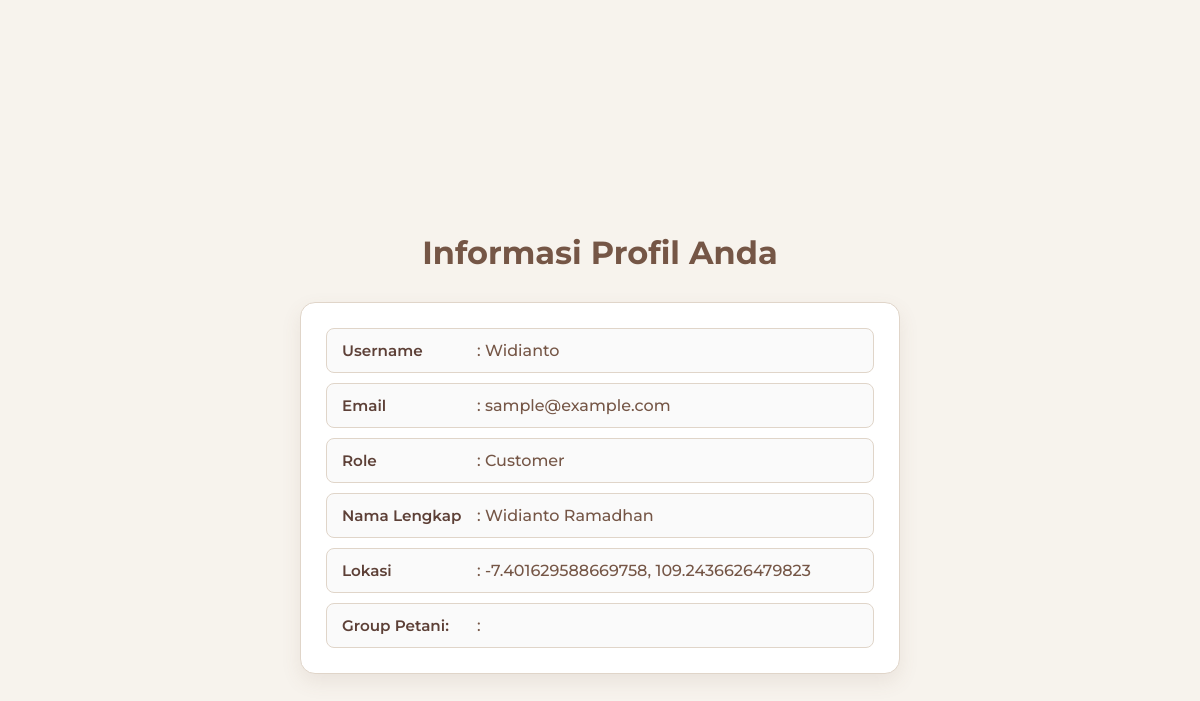
The page /Petani/Profil/ (signed in) on the database its author committed.
### tracking/models.py (models this page shows, shortened)
class ProfileUser (AbstractUser):
    ROLE_CHOICES= [
        ('farmer', 'Petani'),
        ('trader', 'Pengepul'),
        ('factory', 'Pabrik'),
        ('distributor', 'Distributor'),
        ('customer', 'Customer'),
    ]
    Role            = models.CharField (max_length=20, choices= ROLE_CHOICES)

class Customer (models.Model):
    user            = models.OneToOneField ('ProfileUser', on_delete= models.CASCADE, related_name= 'Customer')
    Name            = models.CharField (max_length=100)
    Location        = models.CharField (max_length= 200, default= "test")

### Palachain/views.py (the view)
def ShowProfile (request):
    user = request.user
    profile = None
    if user.Role == 'farmer':
        profile = Farmer.objects.filter(user=user).first()
    elif user.Role == 'trader':
        profile = Trader.objects.filter(user=user).first()
    elif user.Role == 'factory':
        profile = Factory.objects.filter(user=user).first()
    elif user.Role == 'distributor':
        profile = Distributor.objects.filter(user=user).first()
    else:
        profile = Customer.objects.filter(user=user).first()
    context = {
    'title': 'Profil Pengguna',
    'profile': profile,
    }
    return render (request, 'Login/UserProfile.html', context)

### templates/Login/UserProfile.html (shortened to what this page needs)
<!DOCTYPE html>
<html lang="en">
<head>
</head>
<body>
    <div class="profile-container">
        <h2>Informasi Profil Anda</h2>
        <div class="card">
            <div class="info-list">
                <p class="info-item"><strong>Username</strong> <span>: {{ user.username }}</span></p>
                <p class="info-item"><strong>Email</strong> <span>: {{ user.email }}</span></p>
                <p class="info-item"><strong>Role</strong> <span>: {{ user.Role|capfirst }}</span></p>
                {% if profile %}
                        <p class="info-item"><strong>Nama Lengkap</strong> <span>: {{ profile.Name }}</span></p>
                        <p class="info-item" id="district-item" style="display:none;">
                            <strong>Lokasi</strong> <span id="district-value"></span>
                        </p>
                        <p class="info-item"><strong>Group Petani:</strong> <span>: {{ profile.FarmerGroup }}</span></p>
                        {% else %}
                            <div class="no-data">
                                <p style="margin: 0;">Data profil tambahan belum tersedia.</p>
                            </div>
                {% endif %}
</body>
</html>

### templates/Login/UserProfile.html (style rules this page uses)
:root { --primary-color: #a37f5d; --dark-color: #755646; --light-bg: #f7f3ed; --card-bg: #ffffff; --border-color: #e0d5c9; --highlight-color: #5d4037; }
body { font-family: 'Montserrat', sans-serif; background-color: var(--light-bg); color: var(--dark-color); margin: 0; padding: 40px 20px; min-height: 100vh; display: flex; justify-content: center; }
.profile-container { width: 100%; max-width: 600px; margin: auto; }
.profile-container h2 { color: var(--dark-color); font-weight: 700; font-size: 2em; margin-bottom: 30px; text-align: center; }
.card { background-color: var(--card-bg); padding: 25px; border-radius: 15px; box-shadow: 0 8px 20px rgba(117, 86, 70, 0.1); border: 1px solid var(--border-color); }
.info-list { display:flex; flex-direction: column; gap: 10px; }
.info-item { border: 1px solid var(--border-color); border-radius: 8px; padding: 12px 15px; margin: 0; background-color: #fafafa; display: flex; justify-content: flex-start; gap: 10px; align-items: center; }
.info-item strong { color: var(--highlight-color); font-weight: 600; font-size: 0.95em; padding-right: 5px; min-width: 120px; }
.info-item span { color: var(--dark-color); font-weight: 500; word-wrap: break-word; flex-grow: 1; }

### rows shown on the page
ProfileUser: username "Widianto", email "sample@example.com", Role "Customer"
Customer: Name "Widianto Ramadhan"
